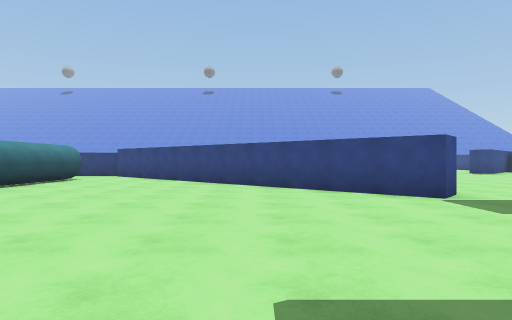
[1] (above)

24 first-person views from a walk through a 3-D level made in the Unity game engine. The camera is 1.2 m above the floor, looks level and sees 75° across. The floor is counted in squares, 2 m on a side. Each view is taken from the middle of a square. On the plan, view 1 faces up. The plan holds only what a view shows up to about 10 squares ahead; the rest is blank. The place goes on beyond the plan. The player is left out. Surface patterns are stand-ins for the level's own textures.

[2]
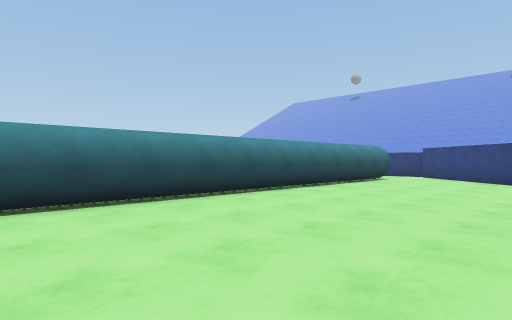

[3]
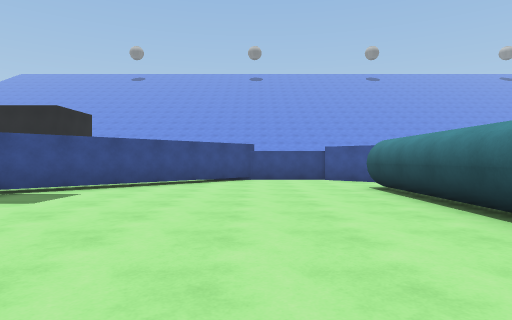

[4]
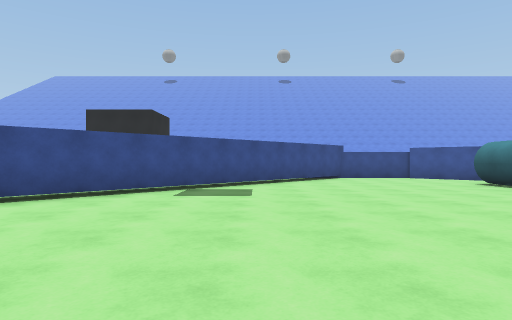

[5]
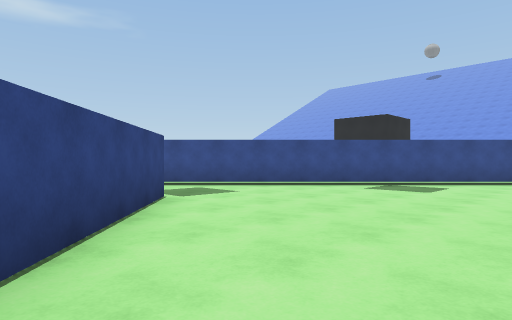

[6]
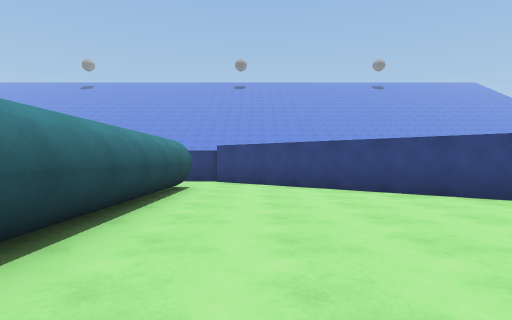

[7]
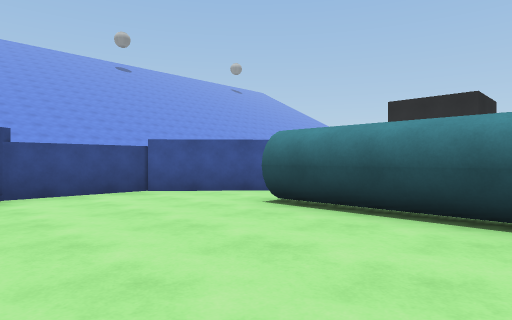

[8]
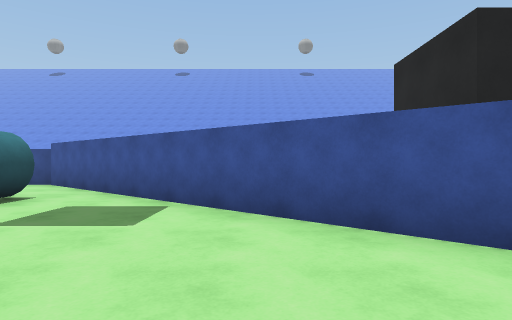

[9]
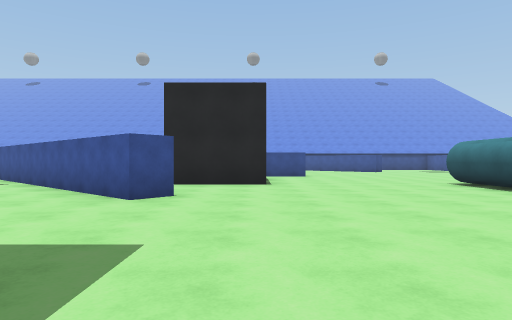

[10]
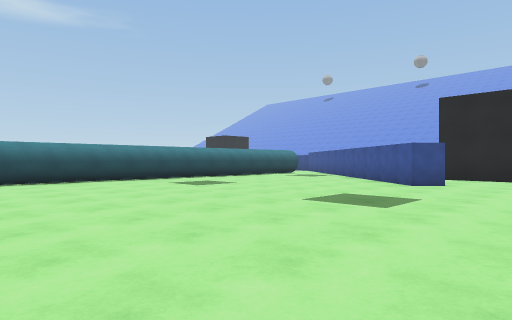

[11]
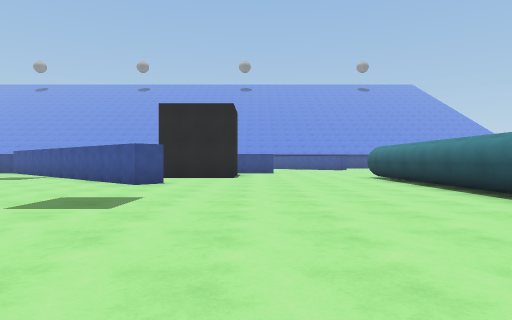

[12]
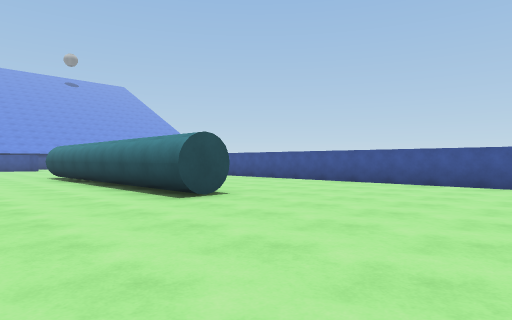

[13]
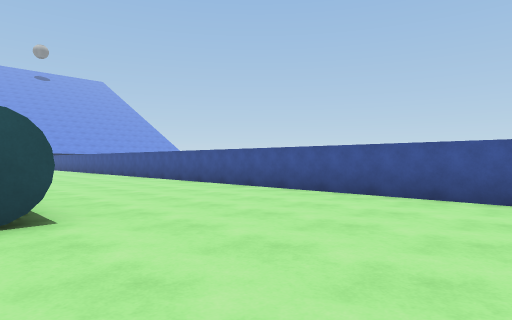

[14]
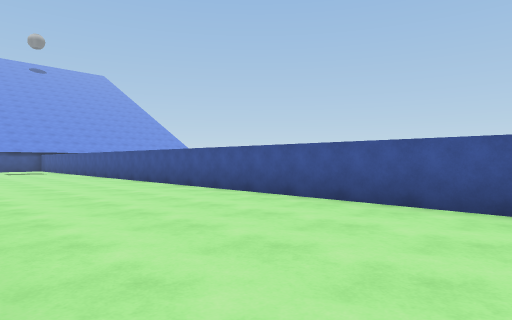

[15]
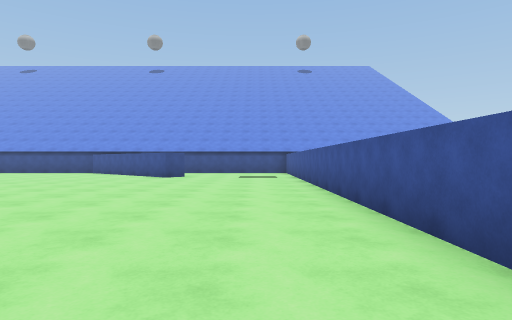

[16]
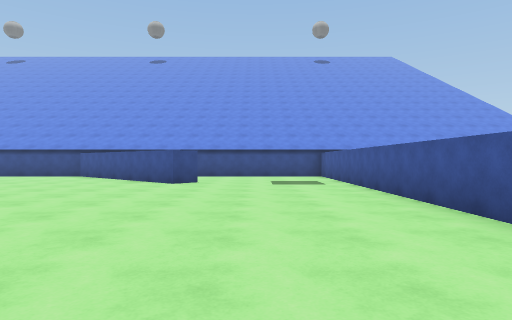

[17]
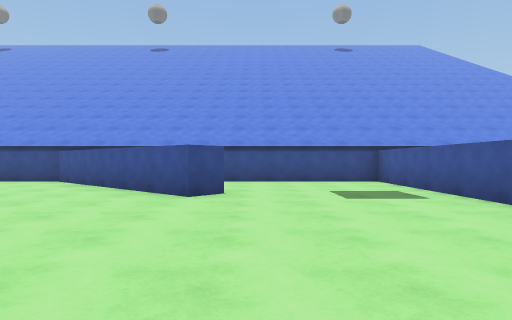

[18]
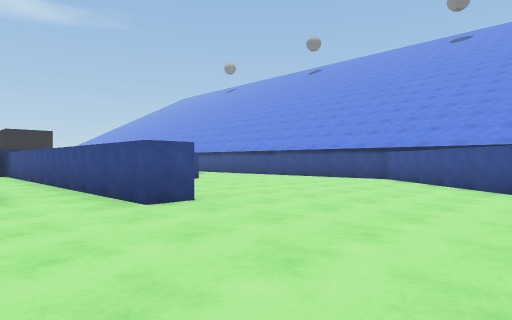

[19]
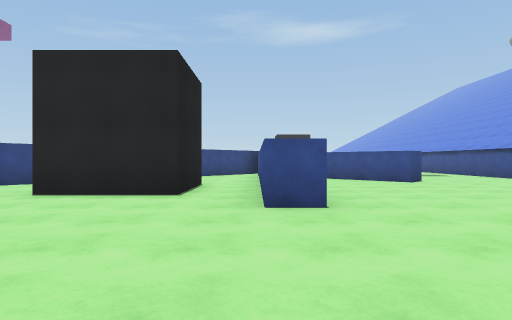

[20]
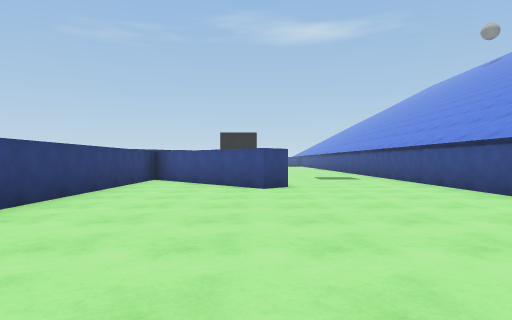

[21]
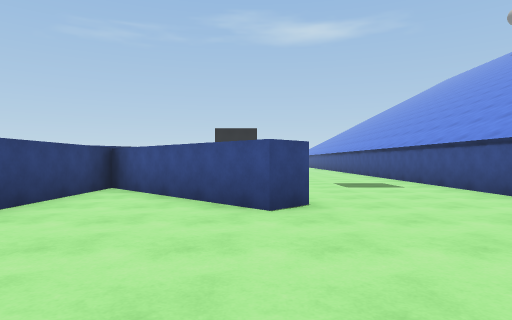

[22]
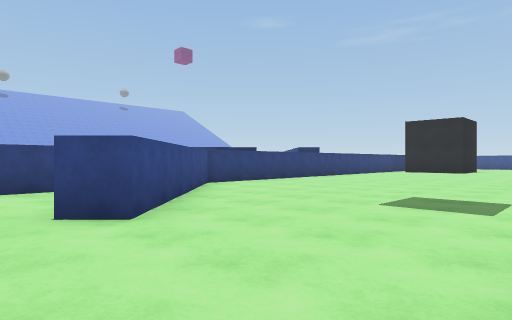

[23]
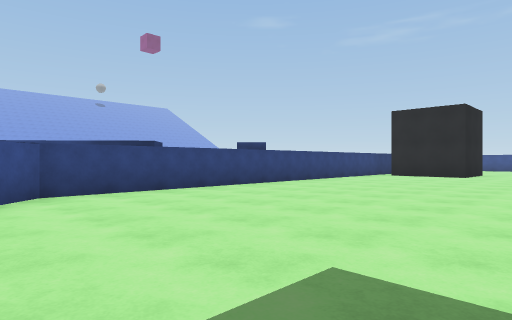

[24]
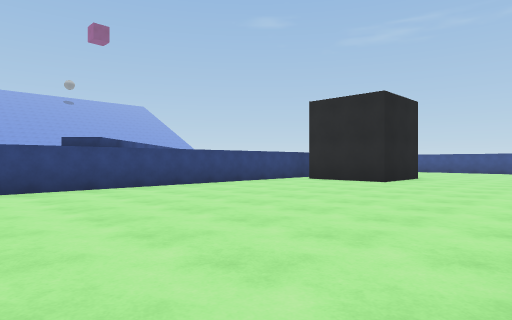

### Floor plan
Points are (right, up) in squares from view 1. A wall is a line through its corners. A room is listed if a view was taken in it or the views show most of it. See-through windows are left out.
Room 1 (views 1, 2, 3, 4, 5, 6, 7)
walls: (3.5, 5.8) (3, 5.2) (-5.1, 12.3); (-6.5, -2.8) (-5, -4.1) (-2.8, -4.1) (5.2, 4); (-5.4, 10.5) (-5.4, -1.4)
ways out: opening at (-6, -2) to room 2; opening at (-6, 11) to room 2; opening at (4.5, 5.5)
Room 2 (views 8, 9, 10, 11, 12, 13, 14, 15, 16, 17, 18, 19, 20, 21, 22, 23, 24)
walls: (-12.8, -2.7) (-15.2, -2.7) (-15.2, -0.2) (-13, -0.2); (-16.8, -5) (-16.8, -4.1) (-12.4, -4.1); (-12.7, 1.6) (-13.2, 2.1); (-13.7, 2.4) (-13.1, 3) (-6.5, -2.8); (-6.5, -1.4) (-6.5, -0.5); (-21.5, -9.1) (-20.9, -8.4) (-16.5, -12.2) (-6, -12.2); (-6.5, 6.4) (-6.5, 9.8); (-20.9, 7.5) (-19.9, 7.5) (-19.9, -0.5); (2.1, -4.9) (-7.7, -4.9) (-11.5, -8.7) (-12.1, -8.2) (-8.8, -4.9) (-15, -4.9); (-5, 12.4) (-6, 12.4); (-25.4, 11) (-25.4, -12.2) (-21.1, -12.2); (5.2, -8.1) (3.9, -8.1) (3.9, -6.8)
ways out: opening at (-6, -2) to room 1; opening at (-6, 11) to room 1; opening at (-13, -3); opening at (-13, 0)

Where each view was taken, in squares from view 1:
view 1: 0 up, 0 right, facing up
view 2: 0 up, 1 left, facing up-left
view 3: 6 up, 3 left, facing down
view 4: 7 up, 0 right, facing down
view 5: 8 up, 2 left, facing down-right
view 6: 3 up, 4 left, facing up
view 7: 2 up, 2 left, facing down-left
view 8: 4 up, 10 left, facing down
view 9: 8 up, 15 left, facing down
view 10: 11 up, 16 left, facing down-right
view 11: 11 up, 16 left, facing down
view 12: 12 up, 17 left, facing down-left
view 13: 11 up, 20 left, facing down-left
view 14: 8 up, 21 left, facing down-left
view 15: 3 up, 24 left, facing down
view 16: 0 up, 23 left, facing down
view 17: 3 down, 22 left, facing down
view 18: 2 down, 21 left, facing down-right
view 19: 4 down, 21 left, facing right
view 20: 8 down, 19 left, facing right
view 21: 8 down, 16 left, facing right
view 22: 12 down, 13 left, facing up-right
view 23: 11 down, 9 left, facing up-right
view 24: 12 down, 5 left, facing up-right
